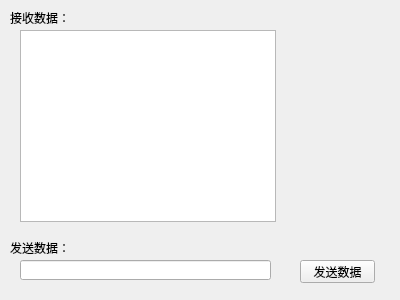
<?xml version="1.0" encoding="UTF-8"?>
<ui version="4.0">
 <class>Widget</class>
 <widget class="QWidget" name="Widget">
  <property name="geometry">
   <rect>
    <x>0</x>
    <y>0</y>
    <width>400</width>
    <height>300</height>
   </rect>
  </property>
  <property name="windowTitle">
   <string>Widget</string>
  </property>
  <widget class="QTextBrowser" name="textBrowser">
   <property name="geometry">
    <rect>
     <x>20</x>
     <y>30</y>
     <width>256</width>
     <height>192</height>
    </rect>
   </property>
  </widget>
  <widget class="QLineEdit" name="lineEdit">
   <property name="geometry">
    <rect>
     <x>20</x>
     <y>260</y>
     <width>251</width>
     <height>20</height>
    </rect>
   </property>
  </widget>
  <widget class="QLabel" name="label">
   <property name="geometry">
    <rect>
     <x>10</x>
     <y>10</y>
     <width>71</width>
     <height>16</height>
    </rect>
   </property>
   <property name="text">
    <string>接收数据：</string>
   </property>
  </widget>
  <widget class="QLabel" name="label_2">
   <property name="geometry">
    <rect>
     <x>10</x>
     <y>240</y>
     <width>61</width>
     <height>16</height>
    </rect>
   </property>
   <property name="text">
    <string>发送数据：</string>
   </property>
  </widget>
  <widget class="QPushButton" name="pushButton">
   <property name="geometry">
    <rect>
     <x>300</x>
     <y>260</y>
     <width>75</width>
     <height>23</height>
    </rect>
   </property>
   <property name="text">
    <string>发送数据</string>
   </property>
  </widget>
 </widget>
 <layoutdefault spacing="6" margin="11"/>
 <resources/>
 <connections/>
</ui>
